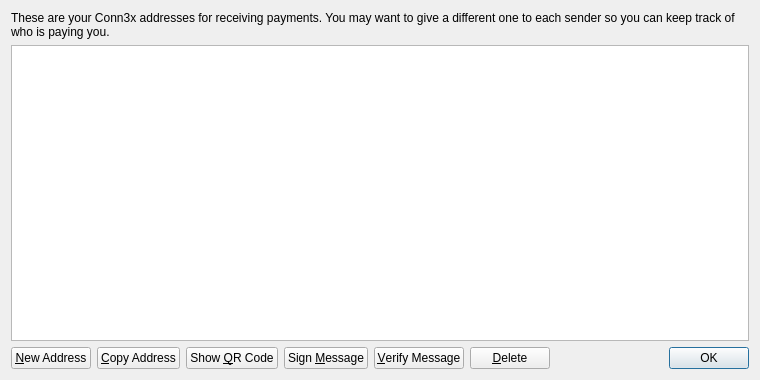
<?xml version="1.0" encoding="UTF-8"?>
<ui version="4.0">
 <class>AddressBookPage</class>
 <widget class="QWidget" name="AddressBookPage">
  <property name="geometry">
   <rect>
    <x>0</x>
    <y>0</y>
    <width>760</width>
    <height>380</height>
   </rect>
  </property>
  <property name="windowTitle">
   <string>Address Book</string>
  </property>
  <layout class="QVBoxLayout" name="verticalLayout">
   <item>
    <widget class="QLabel" name="labelExplanation">
     <property name="text">
      <string>These are your Conn3x addresses for receiving payments. You may want to give a different one to each sender so you can keep track of who is paying you.</string>
     </property>
     <property name="textFormat">
      <enum>Qt::PlainText</enum>
     </property>
     <property name="wordWrap">
      <bool>true</bool>
     </property>
    </widget>
   </item>
   <item>
    <widget class="QTableView" name="tableView">
     <property name="contextMenuPolicy">
      <enum>Qt::CustomContextMenu</enum>
     </property>
     <property name="toolTip">
      <string>Double-click to edit address or label</string>
     </property>
     <property name="tabKeyNavigation">
      <bool>false</bool>
     </property>
     <property name="selectionMode">
      <enum>QAbstractItemView::SingleSelection</enum>
     </property>
     <property name="selectionBehavior">
      <enum>QAbstractItemView::SelectRows</enum>
     </property>
     <property name="sortingEnabled">
      <bool>true</bool>
     </property>
     <attribute name="verticalHeaderVisible">
      <bool>false</bool>
     </attribute>
    </widget>
   </item>
   <item>
    <layout class="QHBoxLayout" name="horizontalLayout">
     <item>
      <widget class="QPushButton" name="newAddressButton">
       <property name="toolTip">
        <string>Create a new address</string>
       </property>
       <property name="text">
        <string>&amp;New Address</string>
       </property>
      </widget>
     </item>
     <item>
      <widget class="QPushButton" name="copyToClipboard">
       <property name="toolTip">
        <string>Copy the currently selected address to the system clipboard</string>
       </property>
       <property name="text">
        <string>&amp;Copy Address</string>
       </property>
      </widget>
     </item>
     <item>
      <widget class="QPushButton" name="showQRCode">
       <property name="text">
        <string>Show &amp;QR Code</string>
       </property>
      </widget>
     </item>
     <item>
      <widget class="QPushButton" name="signMessage">
       <property name="toolTip">
        <string>Sign a message to prove you own a Conn3x address</string>
       </property>
       <property name="text">
        <string>Sign &amp;Message</string>
       </property>
      </widget>
     </item>
     <item>
      <widget class="QPushButton" name="verifyMessage">
       <property name="toolTip">
        <string>Verify a message to ensure it was signed with a specified Conn3x address</string>
       </property>
       <property name="text">
        <string>&amp;Verify Message</string>
       </property>
      </widget>
     </item>
     <item>
      <widget class="QPushButton" name="deleteButton">
       <property name="toolTip">
        <string>Delete the currently selected address from the list</string>
       </property>
       <property name="text">
        <string>&amp;Delete</string>
       </property>
      </widget>
     </item>
     <item>
      <spacer name="horizontalSpacer">
       <property name="orientation">
        <enum>Qt::Horizontal</enum>
       </property>
       <property name="sizeHint" stdset="0">
        <size>
         <width>40</width>
         <height>20</height>
        </size>
       </property>
      </spacer>
     </item>
     <item>
      <widget class="QDialogButtonBox" name="buttonBox">
       <property name="sizePolicy">
        <sizepolicy hsizetype="Maximum" vsizetype="Fixed">
         <horstretch>0</horstretch>
         <verstretch>0</verstretch>
        </sizepolicy>
       </property>
       <property name="standardButtons">
        <set>QDialogButtonBox::Ok</set>
       </property>
      </widget>
     </item>
    </layout>
   </item>
  </layout>
 </widget>
 <resources>
  <include location="../bitcoin.qrc"/>
 </resources>
 <connections/>
</ui>
